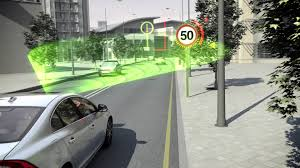
#> input picture tutorials/image.jpg, 300 x 168 px, found by its file name
$ python canny.py
#> lines starting #> are read from the running program, lines starting #| are printed output that depends on the picture
#> further down, image is the input picture: shape (168, 300, 3); mean B, G, R 128, 144.2, 137.1
from cv2 import cv2

def Canny(low):
#> called with low = 2
    low_threshold = low
    imageGray = cv2.cvtColor(image, cv2.COLOR_BGR2GRAY)
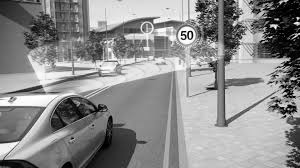
#> imageGray: shape (168, 300); min 0, max 255, mean 140.2
    imageBlur = cv2.blur(imageGray, (3,3))
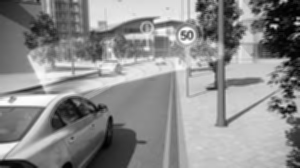
#> imageBlur: shape (168, 300); min 1, max 255, mean 140.2
    detected_edges = cv2.Canny(imageBlur, low_threshold, low_threshold*ratio, kernel_size)
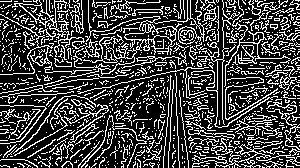
#> detected_edges: shape (168, 300); 26.9% white in thin lines or dots
    mask = detected_edges != 0
#> mask: shape (168, 300) bool; 26.9% white in thin lines or dots
    out = image * (mask[:,:,None].astype(image.dtype))
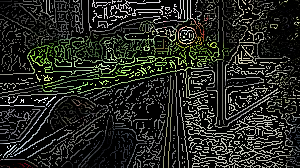
#> out: shape (168, 300, 3); mean B, G, R 33.9, 38.6, 36.6

    canny = 'Canny'
    cv2.imshow(canny, out)
    cv2.waitKey()


if __name__ == "__main__":
    max_lowThreshold = 100
    ratio = 3
    kernel_size = 3
    image = cv2.imread("D:/camera-calibration/image.jpg")

    Canny(2)
